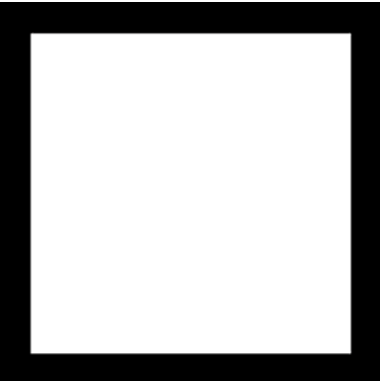
#> input picture cv lab/image1.png, 380 x 381 px
$ python lab1q2.py
#> lines starting #> are read from the running program, lines starting #| are printed output that depends on the picture; after the words box and inside, x2 and y2 are one past the last pixel; in counts of white or black regions, pixels touching at a corner belong together
import cv2
import numpy as np
import matplotlib.pyplot as plt

# Load the image
image = cv2.imread(r'image1.png', cv2.IMREAD_COLOR)
#> image is the input picture: shape (381, 380, 3); mean B, G, R 182, 182, 182

# Convert to grayscale
gray = cv2.cvtColor(image, cv2.COLOR_BGR2GRAY)

# Arithmetic operations
weightedSum = cv2.add(gray, 90)           # Add 90 to all pixel values
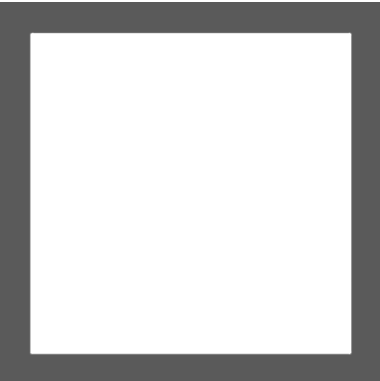
#> weightedSum: shape (381, 380); min 90, max 255, mean 208.3
weightedSubtract = cv2.subtract(gray, 90) # Subtract 90 from all pixel values
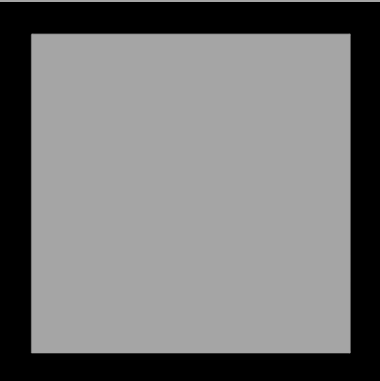
#> weightedSubtract: shape (381, 380); min 0, max 165, mean 117.2
weightedMultiply = cv2.multiply(gray, 1.5) # Multiply pixel values by 1.5
weightedDivide = cv2.divide(gray, 1.5)    # Divide pixel values by 1.5

# Logical operations
invert = cv2.bitwise_not(gray)  # Invert the grayscale image
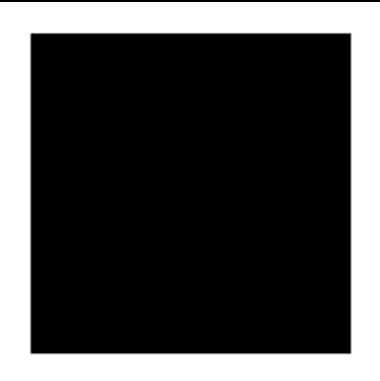
#> invert: shape (381, 380); min 0, max 255, mean 73

# Create a mask for logical operations (a simple binary mask)
mask = np.zeros_like(gray)
cv2.rectangle(mask, (50, 50), (200, 200), 255, -1)  # White rectangle on a black background
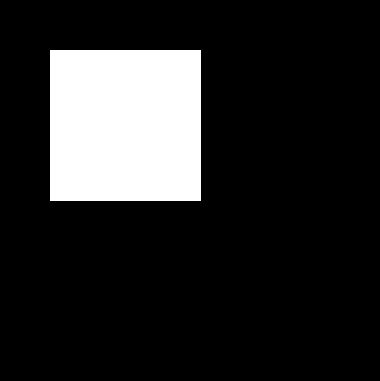
#> mask: shape (381, 380); 15.7% white; 1 white region, box (x1, y1, x2, y2) and area: (50, 50, 201, 201) 22801

bitwise_and = cv2.bitwise_and(gray, mask)  # AND operation with the mask
bitwise_or = cv2.bitwise_or(gray, mask)    # OR operation with the mask
bitwise_xor = cv2.bitwise_xor(gray, mask)  # XOR operation with the mask
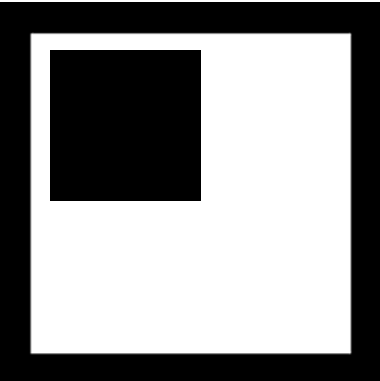
#> bitwise_xor: shape (381, 380); min 0, max 255, mean 141.8

# Display the images
fig = plt.figure(figsize=(10, 10))

# Original Image
fig.add_subplot(3, 3, 1)
plt.title('Original')
plt.imshow(cv2.cvtColor(image, cv2.COLOR_BGR2RGB))  # Show in RGB for correct color display
plt.axis('off')

# Grayscale Image
fig.add_subplot(3, 3, 2)
plt.title('Grayscale')
plt.imshow(gray, cmap='gray')
plt.axis('off')

# Addition
fig.add_subplot(3, 3, 3)
plt.title('Add 90')
plt.imshow(weightedSum, cmap='gray')
plt.axis('off')

# Subtraction
fig.add_subplot(3, 3, 4)
plt.title('Subtract 90')
plt.imshow(weightedSubtract, cmap='gray')
plt.axis('off')

# Multiplication
fig.add_subplot(3, 3, 5)
plt.title('Multiply by 1.5')
plt.imshow(weightedMultiply, cmap='gray')
plt.axis('off')

# Division
fig.add_subplot(3, 3, 6)
plt.title('Divide by 1.5')
plt.imshow(weightedDivide, cmap='gray')
plt.axis('off')

# Inversion
fig.add_subplot(3, 3, 7)
plt.title('Invert')
plt.imshow(invert, cmap='gray')
plt.axis('off')

# Bitwise AND
fig.add_subplot(3, 3, 8)
plt.title('Bitwise AND')
plt.imshow(bitwise_and, cmap='gray')
plt.axis('off')

# Bitwise OR
fig.add_subplot(3, 3, 9)
plt.title('Bitwise OR')
plt.imshow(bitwise_or, cmap='gray')
plt.axis('off')

# Show the plot
plt.tight_layout()
plt.show()
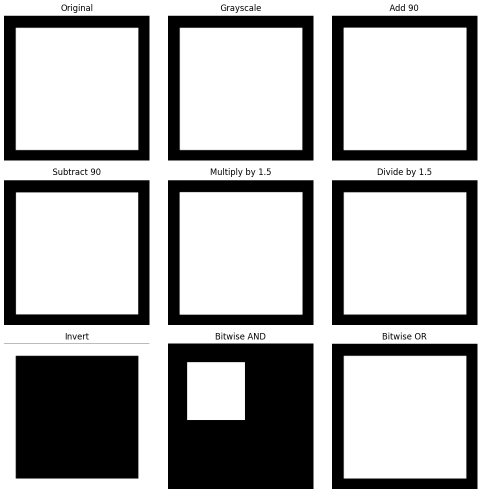
#> figure drawn by matplotlib, 9 panels

# For XOR, we display separately because of space
fig2 = plt.figure(figsize=(4, 4))
plt.title('Bitwise XOR')
plt.imshow(bitwise_xor, cmap='gray')
plt.axis('off')
plt.show()

$ run again, with cv lab/image2.png copied over cv lab/image1.png
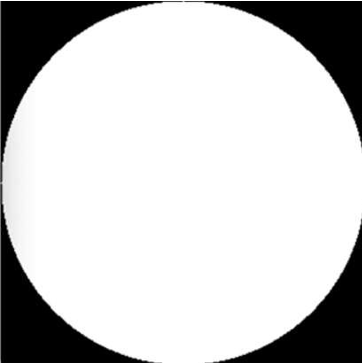
#> input picture cv lab/image2.png, 362 x 363 px
#> image is the input picture: shape (363, 362, 3); min 0, max 255, mean 202.1
#> `cv2.rectangle(mask, (50, 50), (200, 200), 255, -1)`:
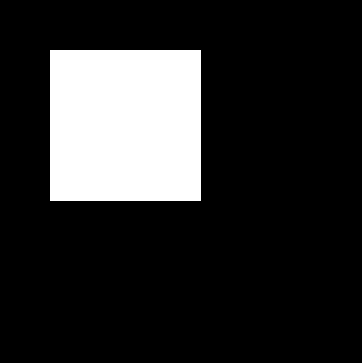
#> mask: shape (363, 362); 17.4% white; 1 white region, box (x1, y1, x2, y2) and area: (50, 50, 201, 201) 22801
#> `bitwise_xor = cv2.bitwise_xor(gray, mask)`:
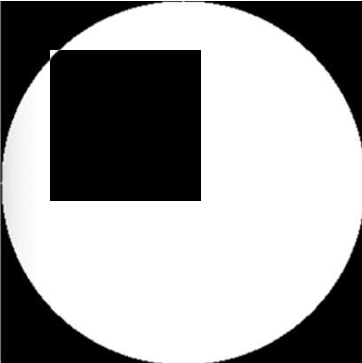
#> bitwise_xor: shape (363, 362); min 0, max 255, mean 158
